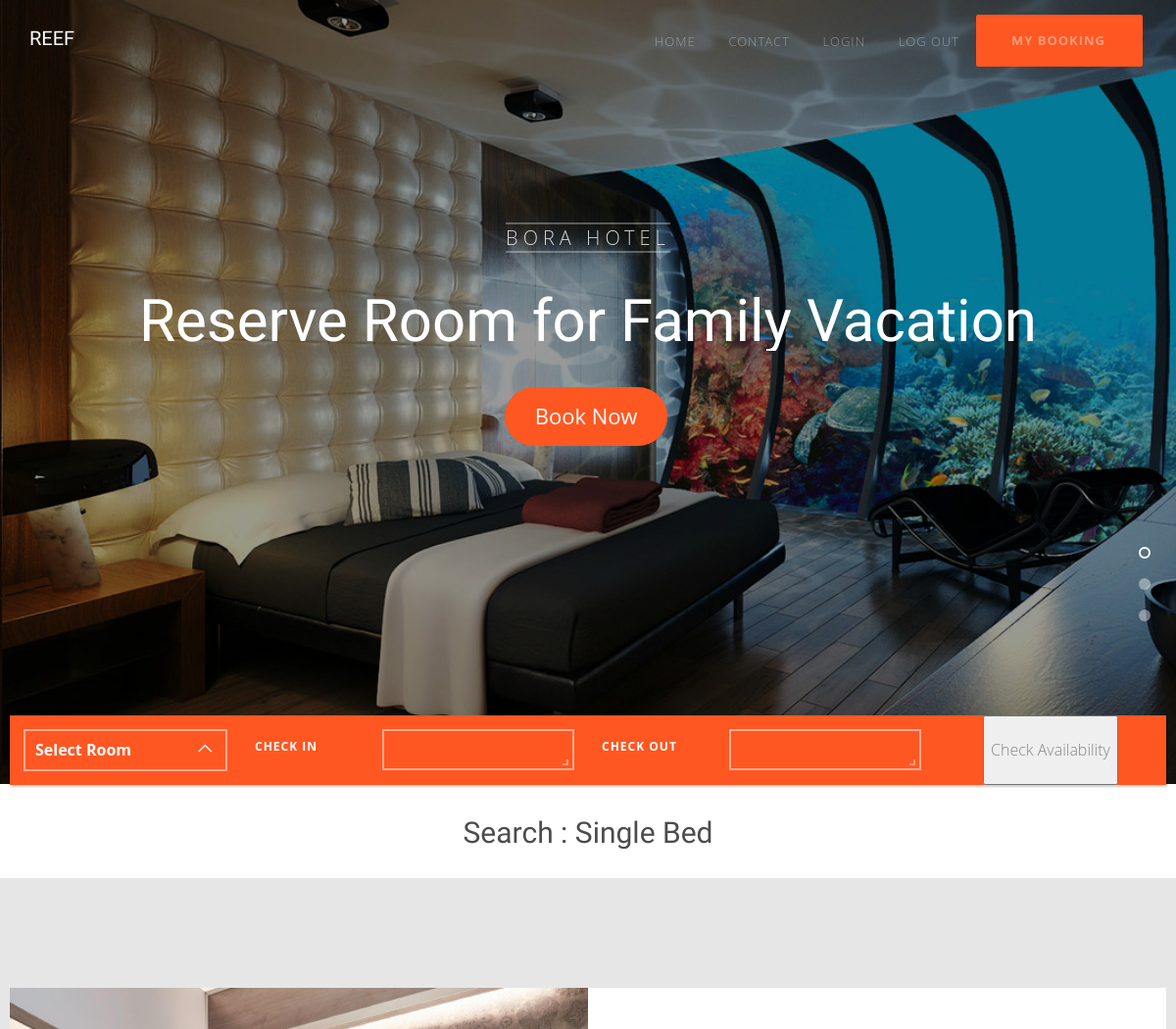
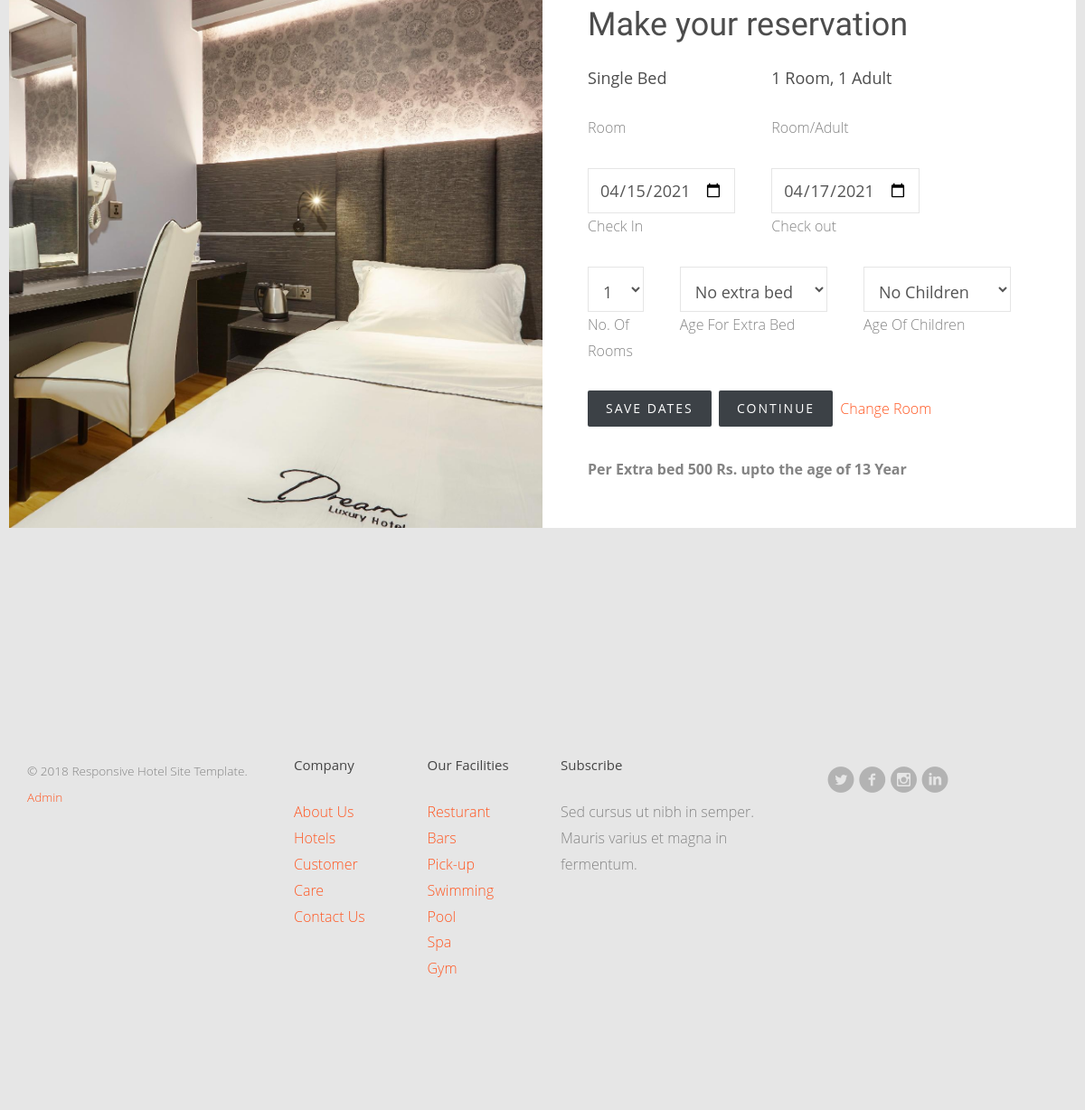
/search.php?categories=Single Bed, run on the app's committed database (2 pictures, top to bottom).
### tables this page shows
CREATE TABLE `category` (
  `id` int(10) NOT NULL,
  `categories` varchar(225) NOT NULL,
  `guest` varchar(255) NOT NULL,
  `image` varchar(255) NOT NULL,
  `price` int(11) NOT NULL,
  `check_in` date NOT NULL,
  `check_out` date NOT NULL,
  `noofroom` int(10) NOT NULL,
  `value` int(10) NOT NULL,
  `children` int(10) NOT NULL,
  `total` int(10) NOT NULL
);

### search.php (the view, shortened to what this page needs)
<?php
include "header.php";
?>
                          <?php
                                if(isset($_GET['categories'])){
                    $search_term = mysqli_real_escape_string($con, $_GET['categories']);
                  ?>
                  <h2 class="title text-center">Search : <?php echo $search_term; ?></h2>
                  <?php
                         $sql = "SELECT * FROM category WHERE  categories LIKE '%{$search_term}%'";
                        $result = mysqli_query($con, $sql);
                        if(mysqli_num_rows($result)>0){ ?>
                        <?php
                         while($row = mysqli_fetch_assoc($result)) {
                       ?>
  <div id="featured-hotel" class="fh5co-bg-color">
    <div class="container">
        <form method="post" enctype="multipart/form-data">
      <div class="row">
        <div class="feature-full-1col">
          <div class="image" style="background-image: url(admin/<?php echo $row['image']; ?>);">
          </div>
          <div class="desc">
            <div id="booking" class="section">
           <div class="section-center">
           <div class="container">
            <div class="row">
                <div class="booking-form">
                    <div class="form-header">
                          <h1>Make your reservation</h1>
                    </div>
                      <div class="row">
                            <div class="col-md-2">
                                <div class="form-group"><h4><?php echo $row['categories']; ?></h4> <span class="form-label">Room</span> </div>
                            </div>
                            <div class="col-md-2">
                                <div class="form-group"><h4> <?php echo $row['guest']; ?></h4> <span class="form-label">Room/Adult</span> </div>
                            </div>
                        </div>
                          <div class="row">
                            <div class="col-md-2">
                                <div class="form-group"> <input class="form-control" type="date" name="date" required value="<?php echo $row['check_in']; ?>"> <span class="form-label" >Check In</span> </div>
                            </div>
                            <div class="col-md-2">
                                <div class="form-group"> <input class="form-control" type="date" name="date2" value="<?php echo $row['check_out']; ?>" required> <span class="form-label">Check out</span> </div>
                            </div>
                        </div>
                        <div class="row">
                          <div class="col-md-1">
                                <div class="form-group"> <select class="form-control" name="room" required>
                                 <?php
                   $sql1 = "SELECT * from noofroom ";
                    $result1 = mysqli_query($con,$sql1);
                   while ($row1 = mysqli_fetch_assoc($result1)){
                      ?>
                                        <option value="1" selected hidden>1</option>
                                          <?php } ?>
                                    </select> <span class="select-arrow"></span> <span class="form-label">No. Of Rooms</span> </div>
                            </div>
                            <div class="col-md-2">
                                <div class="form-group"> <select class="form-control" name="value" required>
                     <?php
                      $sql2 = "SELECT * from extrabed ";
                   $result2 = mysqli_query($con,$sql2);
                    while ($row2 = mysqli_fetch_assoc($result2)){
                      ?>
                                         <option value="0" selected hidden>No extra bed</option>
                      <?php } ?>
                                    </select> <span class="select-arrow"></span> <span class="form-label"></span>Age For Extra Bed</div>
                            </div>
                            <div class="col-md-2">
                                <div class="form-group"> <select class="form-control"  name="children" required>
                                            <?php
                      $sql3 = "SELECT * from children ";
                   $result3 = mysqli_query($con,$sql3);
                    while ($row3 = mysqli_fetch_assoc($result3)){
                      ?>
                                        <option value="0" selected hidden>No Children</option>
                                          <?php } ?>
                                    </select> <span class="select-arrow"></span> <span class="form-label">Age Of Children</span> </div>
                            </div>
                        </div>
                </div>
            </div>
        </div>
    </div>
</div>
              <a href="final.php?id=<?php echo $row['id'];?>"><button type="submit" name="submit" class="btn btn-primary btn-luxe-primary">Save dates <i class="ti-angle-right"></i></button></a>
                <a href="final.php?id=<?php echo $row['id'];?>" type="submit" name="submit" class="btn btn-primary btn-luxe-primary">Continue<i class="ti-angle-right"></i></button></a>
            <a href="index.php">Change Room</a><br><br><b>Per Extra bed 500 Rs. upto the age of 13 Year</b>
          </div>
        </div>
      </div>
    </form>
    </div>
  </div>
<?php }}}?>
<?php
include "footer.php";
?>

### data on the page
category: image (picture), categories "Single Bed", guest "1 Room, 1 Adult", date "04/15/2021", date2 "04/17/2021"

### other printed values
$search_term "Single Bed"
